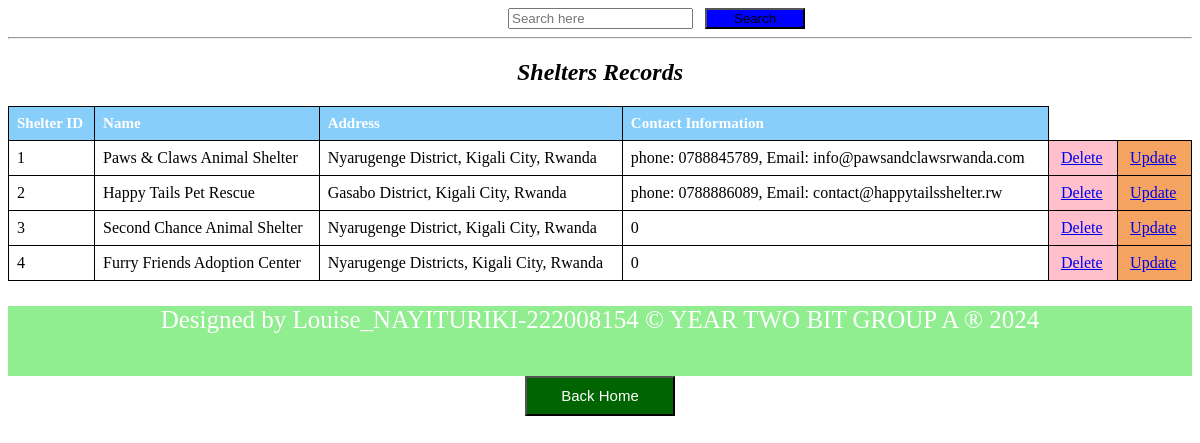
The app's page /shelterstable.php with its own data.
### tables this page shows
CREATE TABLE `shelters` (
  `shelter_id` int(11) NOT NULL,
  `name` varchar(255) NOT NULL,
  `address` varchar(255) NOT NULL,
  `contact_info` varchar(100) NOT NULL
);

### shelterstable.php (the view, shortened to what this page needs)
<!DOCTYPE html>
<html>
<head>
</head>
<body>
<div style="margin-left: 500px;"><form action="sheltersearch.php" method="GET">
      <input type="search" name="query" placeholder="Search here">&nbsp;&nbsp;&nbsp;<button type="submit" style="background-color: blue;width: 100px;">Search</button>
    </form></div>
<hr>
    <center>
    <h2><i>Shelters Records</i></h2>
    </center>
    <table>
        <tr>
            <th>Shelter ID</th>
            <th>Name</th>
            <th>Address</th>
            <th>Contact Information</th>
        </tr>
        <?php
            require_once 'dbconnection.php';
            $sql = "SELECT * FROM Shelters";
            $result = $connection->query($sql);
            if ($result->num_rows > 0) {
                while ($row = $result->fetch_assoc()) {
                    $sid = $row['shelter_id'];
                    echo "<tr>
                        <td>" . $row['shelter_id'] . "</td>
                        <td>" . $row['name'] . "</td>
                        <td>" . $row['address'] . "</td>
                        <td>" . $row['contact_info'] . "</td>
                        <td style='background-color:pink'><a style='padding:4px' href='deleteshelter.php?id=$sid'>Delete</a></td>
                      <td style='background-color:sandybrown'><a style='padding:4px' href='updateshelter.php?id=$sid'>Update</a></td>
                    </tr>";
                }
            } else {
                echo "<tr><td colspan='6'>No records found</td></tr>";
            }
        ?>
    </table>
<footer style="background-color:lightgreen;text-align: center;width:100%;height:70px; color: white;font-size: 25px;">
    <p> Designed by Louise_NAYITURIKI-222008154 &copy YEAR TWO BIT GROUP A &reg 2024</p>
</footer>
<center>
    <button style="background-color: darkgreen; width: 150px;height: 40px;" >
        <a href="home.html" style=" font-size: 15px;color: white;text-decoration: none" >Back Home</a>
    </button>
</center>
</body>
</html>

### shelterstable.php (style rules this page uses)
table { width: 100%; border-collapse: collapse; }
th, td { border: 1px solid black; padding: 8px; text-align: left; }
th { background-color: lightskyblue; color: white; font-size: 15px; }

### records on screen
shelters: shelter_id "1", name "Paws & Claws Animal Shelter", address "Nyarugenge District, Kigali City, Rwanda", contact_info "phone: 0788845789, Email: info@pawsandclawsrwanda.com"
shelters: shelter_id "2", name "Happy Tails Pet Rescue", address "Gasabo District, Kigali City, Rwanda", contact_info "phone: 0788886089, Email: contact@happytailsshelter.rw"
shelters: shelter_id "3", name "Second Chance Animal Shelter", address "Nyarugenge District, Kigali City, Rwanda", contact_info "0"
shelters: shelter_id "4", name "Furry Friends Adoption Center", address "Nyarugenge Districts, Kigali City, Rwanda", contact_info "0"
